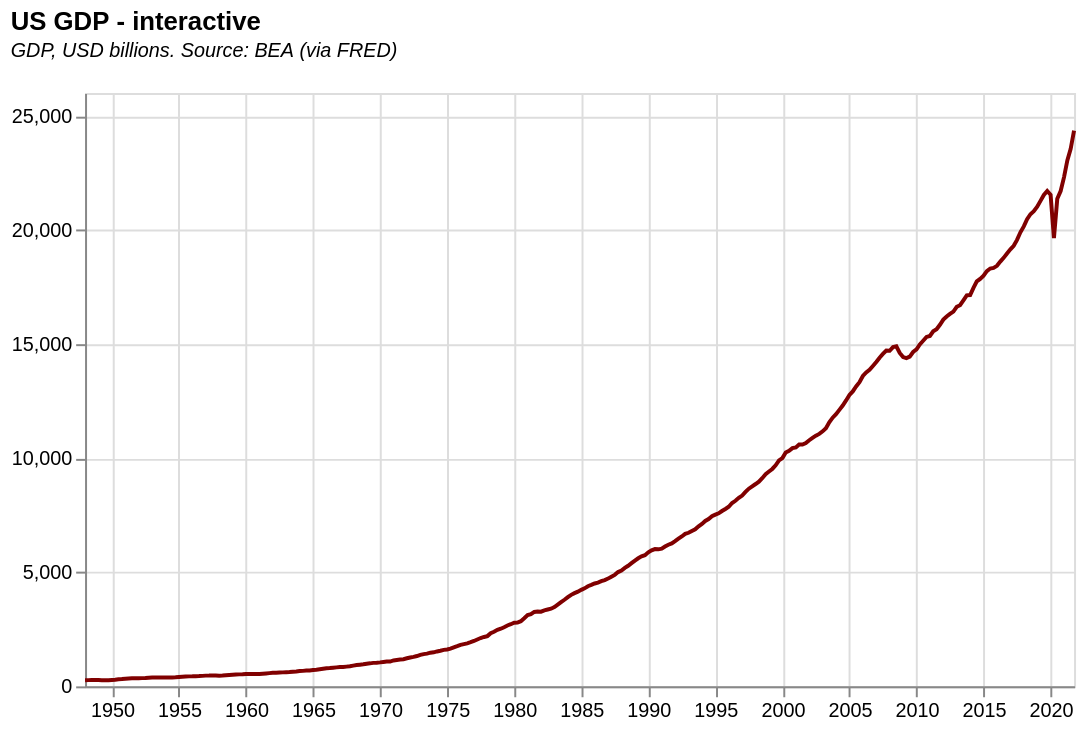

Source (Vega-Lite JSON):
### Vega-Lite specification from a JSON file in a GitHub repository (floating-point values rounded to 4 significant figures; data arrays with more than 128 entries replaced by an {"elided": "..."} marker saying what was removed)
{"$schema": "https://vega.github.io/schema/vega-lite/v5.json", "title": {"text": "US GDP - interactive", "subtitle": ["GDP, USD billions. Source: BEA (via FRED)", ""], "subtitleFontStyle": "italic", "subtitleFontSize": 10, "anchor": "start", "color": "black"}, "width": 500, "height": 300, "data": {"values": {"elided": "303 records"}, "format": {"parse": {"DATE": "date"}}}, "mark": {"type": "line", "color": "rgb(128,0,0)", "strokeWidth": 2, "opacity": 1}, "transform": [{"calculate": "year(datum.DATE)", "as": "year"}, {"filter": "datum.year>minYear"}, {"filter": "datum.year<maxYear"}], "params": [{"name": "minYear", "value": 1947, "bind": {"input": "range", "min": 1947, "max": 2020, "step": 1, "name": "Start year:"}}, {"name": "maxYear", "value": 2022, "bind": {"input": "range", "min": 1949, "max": 2022, "step": 1, "name": "End year:"}}], "encoding": {"x": {"field": "DATE", "type": "temporal", "title": null}, "y": {"field": "GDP", "type": "quantitative", "title": null}}}
